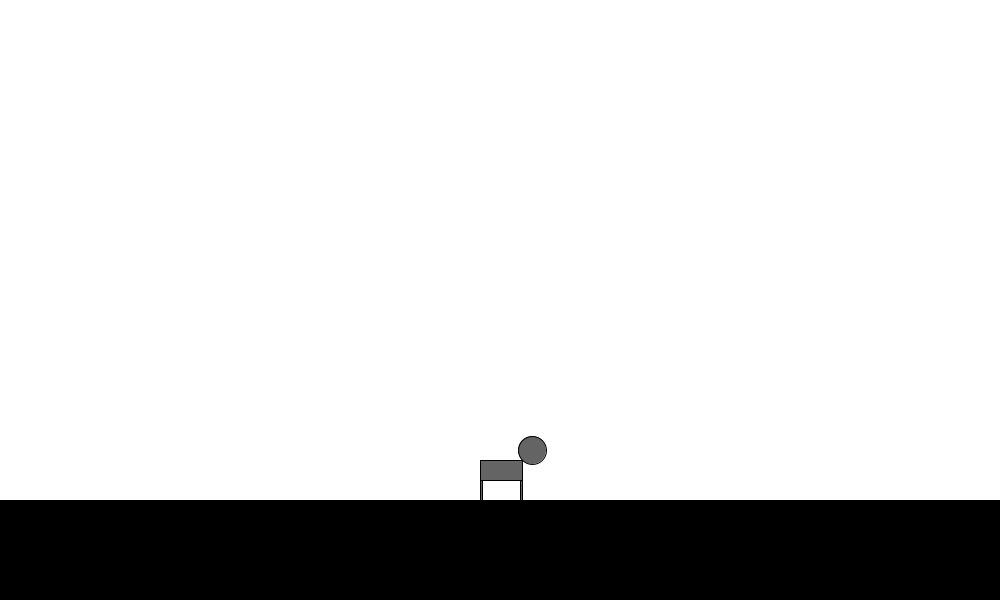
Frame 1 (no input)
Frame 60 (the mouse pressed at the canvas centre just before this capture): identical to frame 1, image omitted
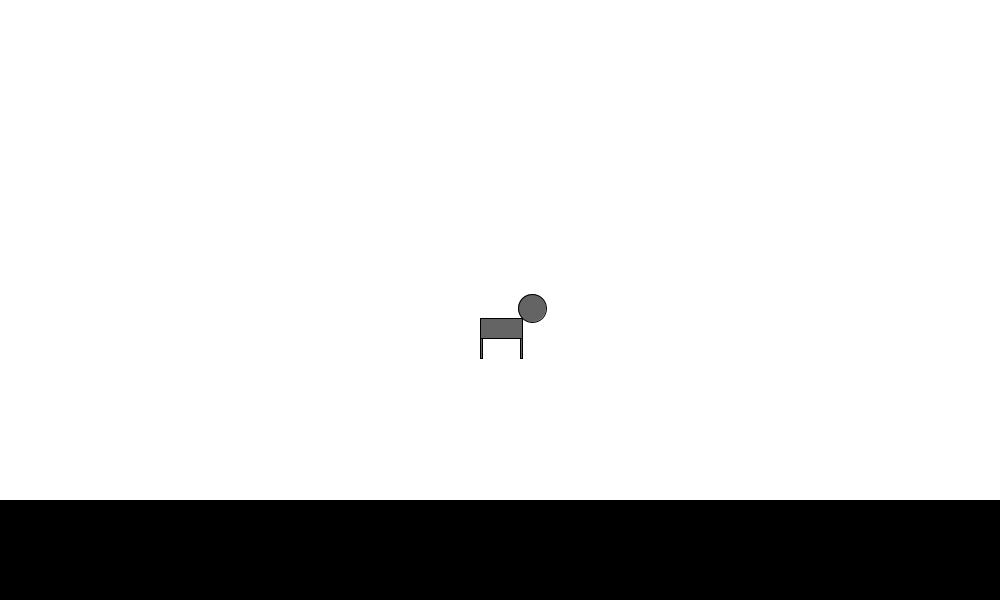
Frame 120 (the mouse held since frame 60 and released just before this capture)

The Processing sketch that drew these frames (run headless with seeded random() and noise(); from frame 60 on, the mouse is pressed at the canvas centre):

// Processing sketch: Virtual_Cat
// ── Virtual_Cat.pde
int groundY = 500;
int mc = 0; //mc = mouseCount
boolean right = true;
cat[] catArray = new cat[1]; 
mouse[] mouseArray = new mouse[1];

void setup() {
  noFill();
  size(1000,600);
  catArray[0] = new cat(width/2,groundY, 20);
  mouseArray[0] = new mouse(width/2,groundY, 20);
}

void draw() {
   background(255);
   fill(0);
   rect(0,groundY,width,height);
   catArray[0].display();
   catArray[0].AI();
   catArray[0].move();
   if(mc>0) {
     for(int i=0;i<mc;i++) {
       //print(mouseArray[i]);

       //print(mc);
       //mouseArray[i].move();
     }
   }
   
   if(keyPressed) {
     if(key==' ') {
       mc++;
       
       mouseArray = new mouse[mc];
       mouseArray[0] = new mouse(mouseX,mouseY,5);
       //print(mouseArray[1]);
     }
   }
}

class cat {
  int x;
  float xSpeed = 0;
  int y;
  float ySpeed = 0;
  int size;
  
  cat () {
    
  }
  
  cat (int cx, int cy, int csize) {
    x = cx;
    y = cy;
    size=csize;
  }
  
  void display() {
    fill(100);
    rect(x-size,y-size,size/10,size); 
    rect(x+size,y-size,size/10,size); 
    rect(x-size,y-size*2,size*2.1,size);
    if(right==true) {
      ellipse(x+size*1.6,y-size*2.5,size*1.4,size*1.4);
    }
    else {
      ellipse(x-size*1.6,y-size*2.5,size*1.4,size*1.4);
    }
  }
  
  void AI () {
    if(mouseX>x && mouseX<x+size*2.1 && mouseY>y-size*2 && mouseY<y+size) {
      ySpeed=ySpeed-4;
      if(round(random(1,2))==1) {
        xSpeed=xSpeed+6;
        right=true;
      }
      else {
        xSpeed=xSpeed-6;
        right=false;
      }
    }
    
    //if(==true) {
      
    //}
    
    if(mousePressed) {
      x=mouseX;
      y=mouseY;
    }
  }
  
  void move() {
    x=round(x+xSpeed);
    y=round(y+ySpeed);
    if(y<groundY) {
      ySpeed=ySpeed+1; 
    }
    else {
      y=groundY;
      ySpeed=0-ySpeed/1.2; 
    }
    
    if(!(mouseX>x && mouseX<x+size*2.1 && mouseY>y-size*2 && mouseY<y+size)) {
      xSpeed=xSpeed/1.2;
    }
    
    if(x<0+size || x>width-size*2.4) {
       xSpeed=0-xSpeed;
    }
  }
}

class mouse {
  int x;
  int y;
  int size;
  int xSpeed;
  int ySpeed;
  mouse() {
    
  }
  
  mouse(int mx, int my, int msize) {
    x=mx;
    y=my;
    size=msize;
    this.AI();
    this.display();
  }
  void display() {
    fill(200);
    ellipse(x,y,size,size);
  }
  
  void AI() {
    
  }
}
